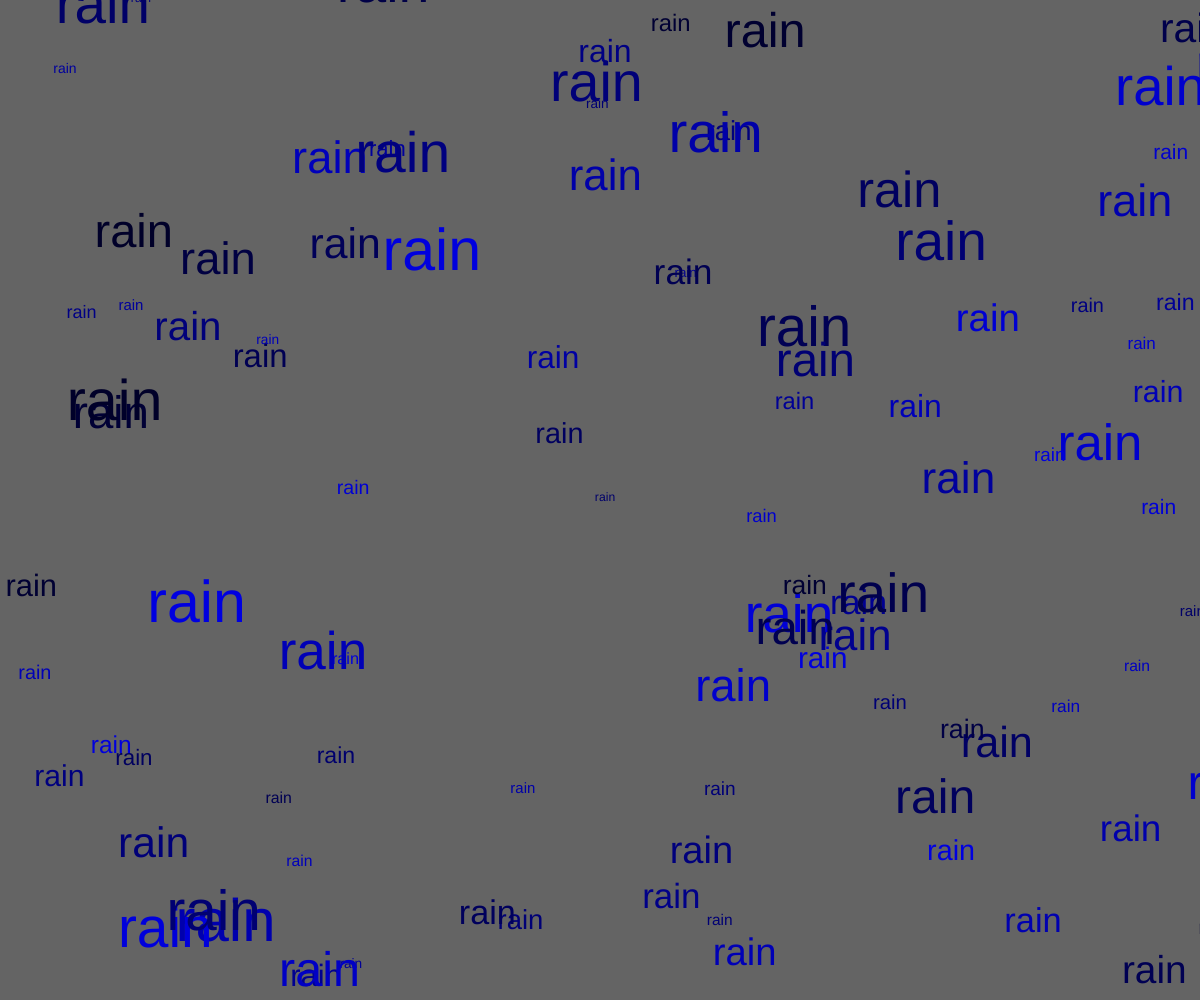
Frame 1 (no input)
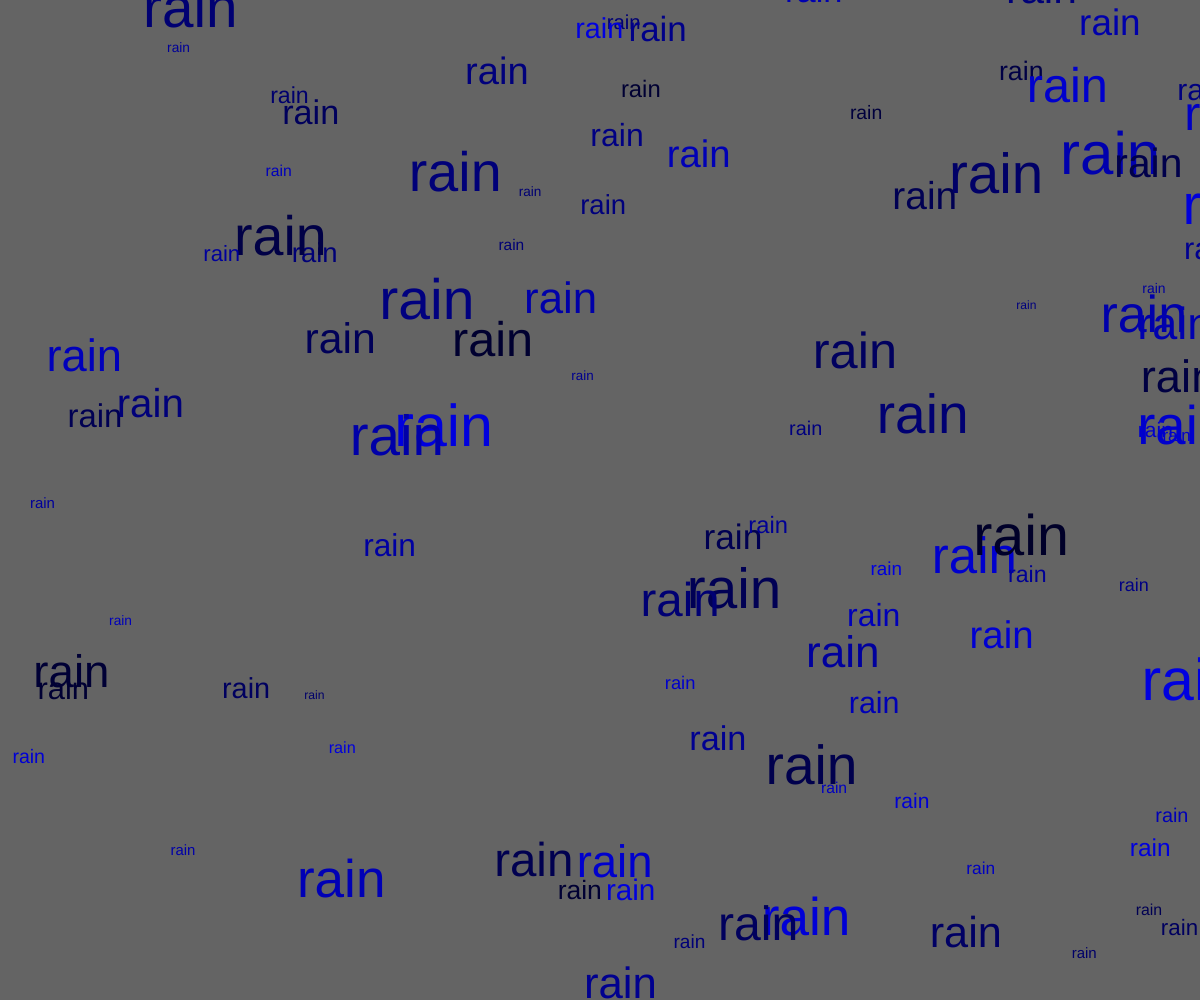
Frame 60 (no input)
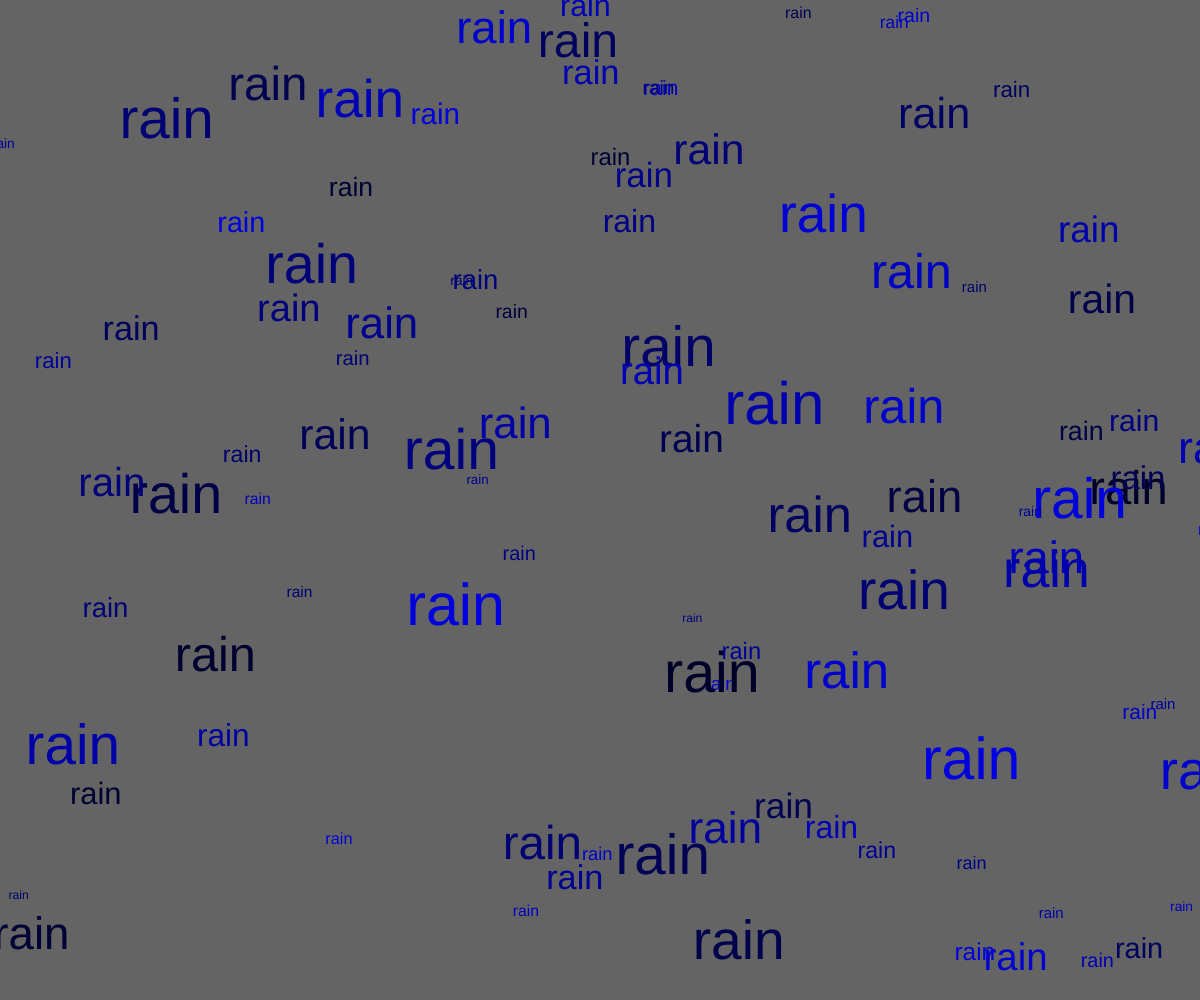
Frame 120 (the mouse pressed at the canvas centre since frame 60)

The p5.js sketch that drew these frames (run headless with seeded random() and noise() and a simulated clock; from frame 60 on, the mouse is pressed at the canvas centre):

// p5.js sketch
// ── sketch.js
let raindrops = [];
let myCar1;

function setup() {
  createCanvas(windowWidth, windowHeight);

  // Spawn one object
  for(let i = 0; i  < 100; i++){
    raindrops.push(new Rain());
  }
  //myCar1 = new Car();
  ellipseMode(CENTER);

}

function draw() {
  background(100);
  for(let i = 0; i  < raindrops.length; i++){
    raindrops[i].display();
    raindrops[i].move();
  }

  // myCar.display();
  // myCar.move();
  // myCar1.display();
  // myCar1.move();
}




class Rain {

  // constructor and attributes
  constructor() {
    this.pos = createVector(random(width),random(height)) ;  // initialize your attributes here
    this.vel = createVector(random(-6,1),random(6,1))
    this.scale = random(12,60)

    this.color = color(0,0,random(40,225))
  }

  // methods

  display() {
    fill(this.color);
    textSize(this.scale)
    text("rain",this.pos.x,this.pos.y)

  }

  move() {
    this.pos.add(this.vel);
    if(this.pos.x > width){
      this.pos.x = -10;
    }
    if(this.pos.x < -10){
      this.pos.x = width;
    }
    if(this.pos.y > height){
      this.pos.y = -10;
    }
    if(this.pos.y < -10){
      this.pos.y = height;
    }
  }
  
}
